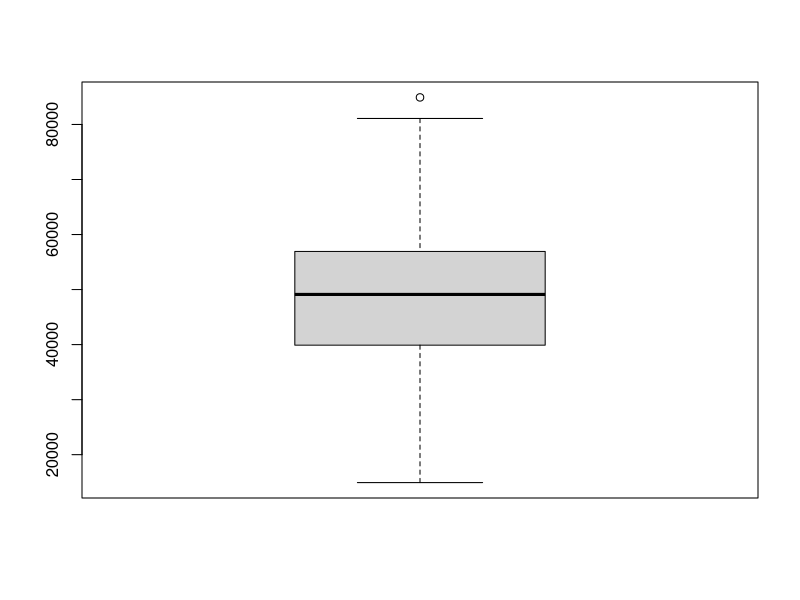
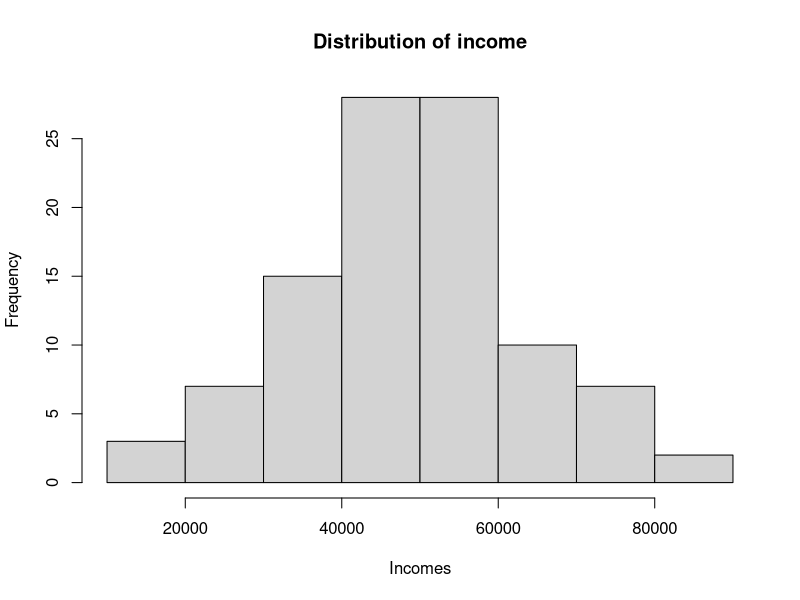
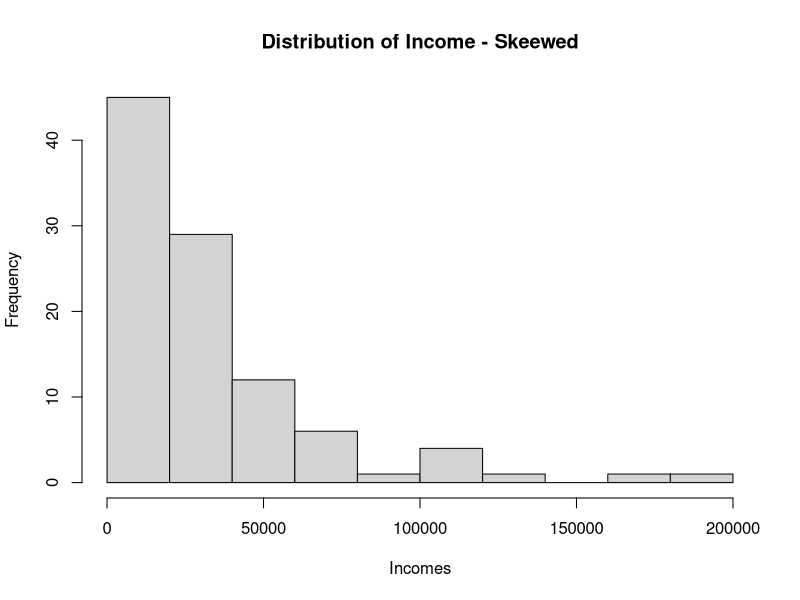

These figures' R source, in order:
# --------------------------------------------------------------
# Functions

median <- function(numerical_list){
  list_size <- length(numerical_list)
  
  median_index <- 0
  
  if((list_size && 2) == 0){
    median_index <- floor((numerical_list[list_size/2] + numerical_list[(list_size/2)+1])/2)
  } else {
    median_index <- floor((list_size+1)/2)
  }
  
  return(numerical_list[median_index])
}

arithmetic_mean <- function(numerical_list){
  sum <- 0
  list_size <- length(numerical_list)
  for(number in numerical_list){
    sum <- sum + number
  }
  
  return(sum/list_size)
}

variance <- function (numerical_list, average){
  numerical_list_size <- length(numerical_list)
  numerical_sum <- 0
  for (number in numerical_list){
    numerical_sum <- numerical_sum + (number - average)^2
  }
  variance <- (1/numerical_list_size) * numerical_sum
  return(variance)
}

pearson_skeewnes_index <- function (numerical_list, variance, mean){
  numerical_list_size <- length(numerical_list)
  numerical_sum <- 0
  for(number in numerical_list){
    numerical_sum <- numerical_sum + ((number - mean)/variance)^3
  }
  index <- numerical_sum / numerical_list_size
  return(index)
}


# --------------------------------------------------------------
# --------------------------------------------------------------

setwd(dirname(rstudioapi::getActiveDocumentContext()$path))

# Dataset generate artifically
dataset <- read.csv("./datasets/dataset_for_variance_etc.csv")
dataset

dataset_size <- nrow(dataset)
dataset_size

income_ordered <- dataset[order(dataset$Income),]$Income
income_ordered

arith_mean_income <- arithmetic_mean(income_ordered)
arith_mean_income

income_median <- median(income_ordered)
income_median

# Mean: 48983.5 - Median: 48902.25 - No outliers into the dataset

# QUANTILE --------------------------------------------

income_ordered_size <- length(income_ordered)
second_quantile <- income_median
first_quantile <- income_ordered[(income_ordered_size+1)*0.25]
third_quantile <- income_ordered[(income_ordered_size+1)*0.75]

sprintf('First quantile: %0.2f - second quantile: %0.2f - third quantile: %0.2f', first_quantile, second_quantile, third_quantile)

# --------------------------------------------------------------
# BOX PLOT --------------------------------------------

boxplot(income_ordered)

# --------------------------------------------------------------
# VARIANCE - STD (standard deviation)  --------------------------------------------
income_variance <- variance(income_ordered, arith_mean_income)

standard_deviation <- sqrt(income_variance)
sprintf("Variance of income: %0.2f - Standard deviantion: %0.2f", income_variance, standard_deviation)
# --------------------------------------------------------------

# --------------------------------------------------------------
# HISTOGRAM --------------------------------------------
# How many intervals create?

# Sturges formula
log_base <- 2
intervals_sturges <- floor(1 + log(income_ordered_size, log_base))
intervals_sturges 


hist(income_ordered,
     breaks=intervals_sturges,
     main="Distribution of income",
     xlab="Incomes",
     ylab="Frequency",
     )
# Normal distribution - OK!

skeewed_data <- read.csv("datasets/income_skeewed_data.csv")
skeewed_data_list <- skeewed_data$Income_Data
skeewed_data_size <- length(skeewed_data_list)
intervals_skeewed <- floor(1+log(skeewed_data_size, log_base))

hist(skeewed_data_list,
     breaks = intervals_skeewed,
     main = "Distribution of Income - Skeewed",
     xlab="Incomes",
     ylab="Frequency"
     )
# Pearson Skeewnes index
skeewed_data_mean <- arithmetic_mean(skeewed_data_list)
skeewed_data_variance <- variance(skeewed_data_list, skeewed_data_mean)
index <- pearson_skeewnes_index(skeewed_data_list, skeewed_data_variance, skeewed_data_mean)
index
# --------------------------------------------------------------
